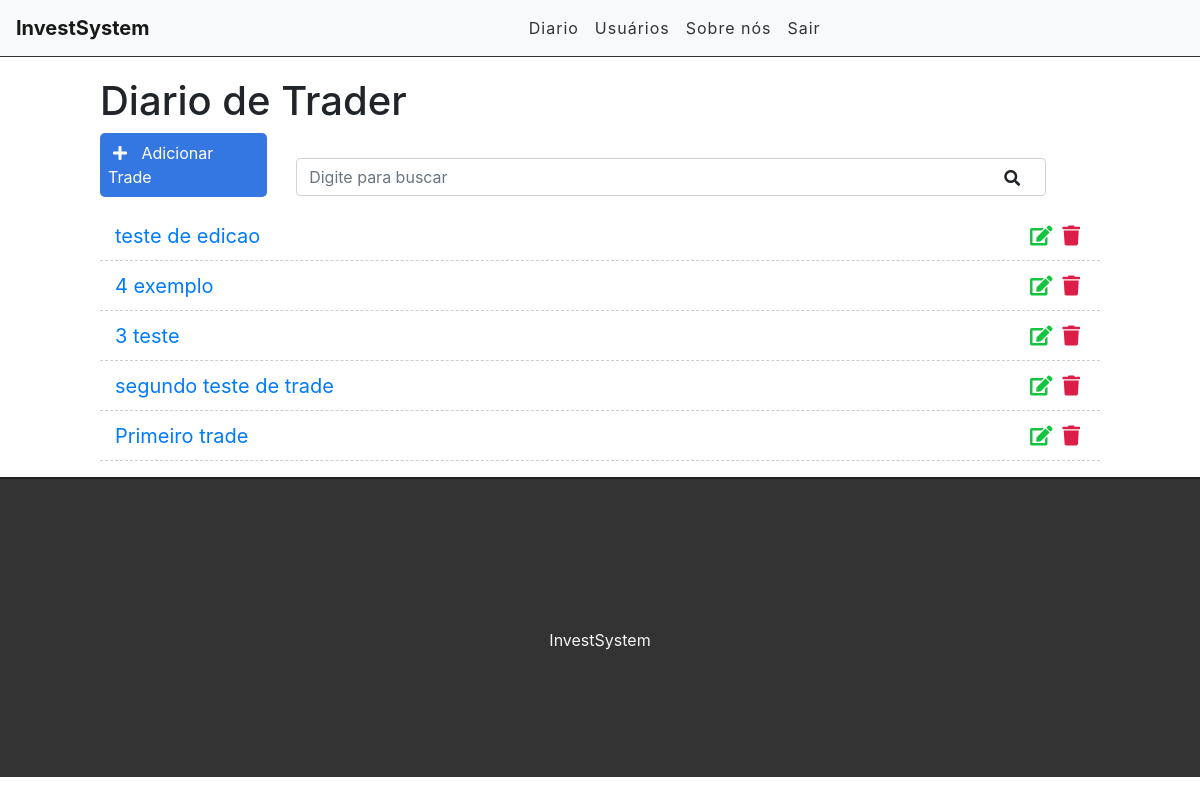
/diario (signed in), run on an earlier commit of the app's database.
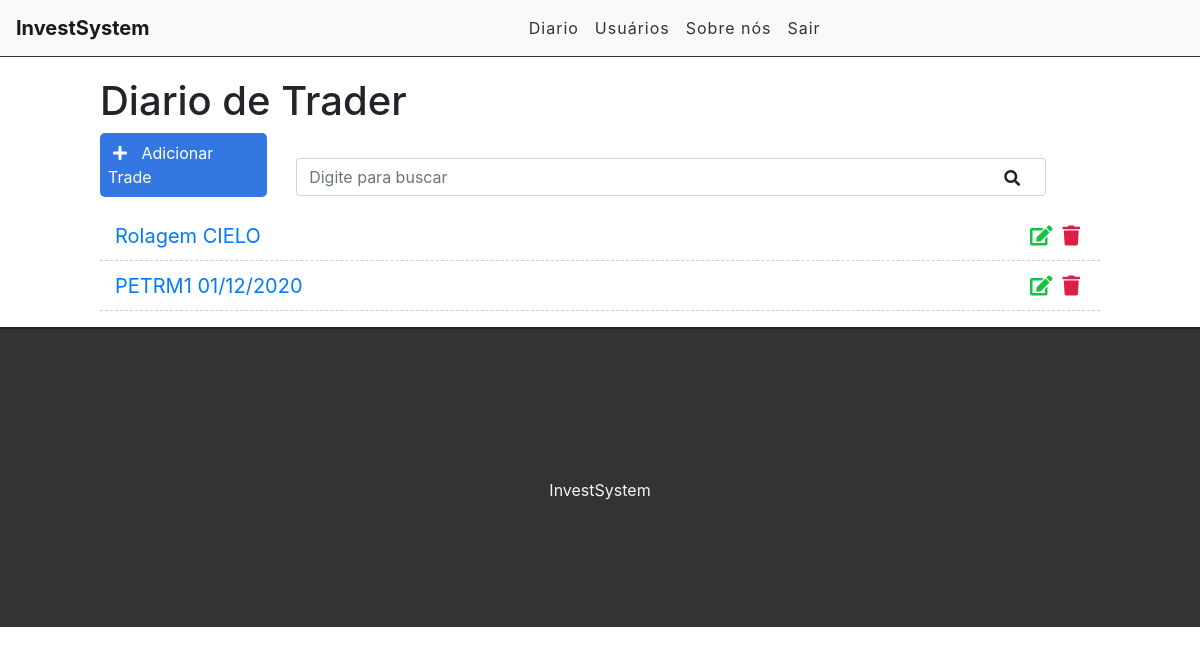
And on a later commit of the database.
### contas/models.py (models this page shows, shortened)
class Trade(models.Model):
      STATUS = (
            ('doing', 'Doing'),
            ('done', 'Done'),
      )
      title = models.CharField(max_length=255)
      description = models.TextField()
      done = models.CharField(
            max_length=5,
            choices = STATUS,
      )
      user = models.ForeignKey(get_user_model(), on_delete=models.CASCADE)
      created_at = models.DateTimeField(auto_now_add=True)
      updated_at = models.DateTimeField(auto_now=True)

### contas/views.py (the view)
# urls.py: path('diario',diarioTrader, name='diario'),
@login_required
def diarioTrader(request):
    search = request.GET.get('search')
    filter = request.GET.get('filter')
    if search:
        dados = Trade.objects.filter(title__icontains=search, user=request.user)
    elif filter:
        dados = Trade.objects.filter(done=filter, user=request.user)
    else:
        dados = Trade.objects.all().order_by('-created_at').filter(user=request.user)
    return render(request, 'contas/list.html', {'dados': dados})

### contas/templates/contas/list.html (shortened to what this page needs)
{%extends 'contas/base.html'%}
{%block content%}
<div class="offset-1 col-10 list-div">
    <h1>Diario de Trader</h1>
    <a id="add-link" href="newTrade/">
        <div class="col-2 add-div">
            <i class="fas fa-plus "></i> Adicionar Trade
        </div>
    </a>
    <div class="col-9 search-div">
        <form method="GET" id="search-form">
            <input class="form-control" type="text" id="search" name="search" placeholder="Digite para buscar">
            <i class="fas fa-search" id="search-btn"></i>
        </form>
    </div>
    <ul class="task-list">
        {% for trades in dados %}
        <li class="task-item">
            <span><a href="/diario/{{trades.id}}">{{trades.title}}</a></span>
            <a href="delete/{{trades.id}}"><span><i class="fas fa-trash"></i></span></a>
            <a href="edit/{{trades.id}}"><span><i class="fas fa-edit"></i></span></a>
        </li>
        {%endfor%}
    </ul>
</div>
{%endblock%}

### contas/templates/contas/base.html (shortened to what this page needs)
{% load static %}
<!DOCTYPE html>
<html lang="en">
<head>
    <link href="https://stackpath.bootstrapcdn.com/bootstrap/4.3.1/css/bootstrap.min.css" rel="stylesheet">
    <link rel="stylesheet" href="https://use.fontawesome.com/releases/v5.7.2/css/all.css">
    <link rel="stylesheet" href="{% static 'css/styles.css' %}">
</head>
<body>
    <div class="container-fluid">
        <nav class="navbar navbar-expand-lg navbar-light bg-light">
            <a class="navbar-brand" href="/">InvestSystem</a>
            <div class="collapse navbar-collapse" id="navbarSupportedContent">
                <ul class="navbar-nav">
                    {% if user.is_authenticated %}
                    <li class="nav-item">
                        <a class="nav-link" href="/diario">Diario</a>
                    </li>
                    <li class="nav-item">
                            <a class="nav-link" href="#">Usuários</a>
                        </li>
                    {% else %}
                    <li class="nav-item">
                        <a class="nav-link" href="/accounts/login">Entrar</a>
                    </li>
                    {% endif %}
                    <li class="nav-item">
                        <a class="nav-link" href="#">Sobre nós</a>
                    </li>
                    {% if user.is_authenticated %}
                    <li class="nav-item">
                            <a class="nav-link" href="/accounts/logout">Sair</a>
                        </li>
                    {% endif %}
                </ul>
            </div>
        </nav>
        {% block content %}
        {% endblock %}
        <footer>
            <p>InvestSystem</p>
        </footer>
    </div>
</body>
</html>

### contas/static/css/styles.css (style rules this page uses)
.container-fluid { padding: 0; }
.navbar { border-bottom: 1px solid #333; margin-bottom: 20px; }
.navbar-nav { margin: auto; }
.navbar-brand { font-weight: bold; }
.navbar-light .navbar-nav a.nav-link { color: #333; letter-spacing: 1px; }
#add-link { text-decoration: none; }
.add-div { background-color: #3476e2; cursor: pointer; display: inline-block; color: #FFF; padding: 8px; border-radius: 5px; margin-right: 25px; }
.fas.fa-plus { color: #FFF; margin-right: 10px; margin-left: 5px; }
.fas.fa-search { position: absolute; top: 12px; right: 26px; cursor: pointer; }
.search-div { padding: 0; margin-top: 15px; margin-bottom: 15px; display: inline-block; }
.list-div { padding: 0; }
.task-list { padding-left: 0; }
.task-item { list-style: none; font-size: 20px; height: 50px; padding: 0 15px; padding-top: 10px; border-bottom: 1px dashed #CCC; }
.fas.fa-trash { color: #db1e47; cursor: pointer; margin: 5px; font-size: 20px; float: right; }
.fas.fa-edit { color: #13c43f; cursor: pointer; margin: 5px; font-size: 20px; float: right; }
footer { background-color: #333; height: 300px; border-top: 2px solid #202020; }
footer p { color: #f5f5f5; text-align: center; top: 50%; position: relative; }

What changed in the data, as far as the page shows it:
removed Trade: title "teste de edicao"
removed Trade: title "4 exemplo"
removed Trade: title "3 teste"
removed Trade: title "segundo teste de trade"
removed Trade: title "Primeiro trade"
added Trade: title "Rolagem CIELO"
added Trade: title "PETRM1 01/12/2020"
